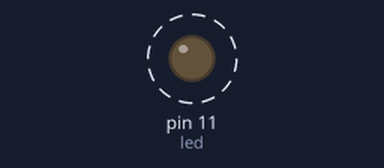
Simulated run of this sketch. Board: Arduino Uno, built with avr-gcc and run on an emulated ATmega328P. On the bench: output pins drawn as LEDs (lit = HIGH). Dashed ring = blinking.

Above: at 0.05 s.
Timing chart, 0 to 3.5 s (numbered marks = the images above):
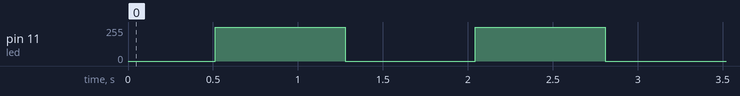

Measured:
- by itself, pin 11 (led): alternates 255/255 for 0.76 s and 0/255 for 0.77 s

The sketch:

Led_02.ino
```cpp
void setup() {
  pinMode(11, OUTPUT); // led
}

void loop() {
  for(int i =0; i <= 255; i++){
    analogWrite(11,i);
    delay(2);
  }
  delay(250);
    for(int i =255; i >=0; i--){
    analogWrite(11,i);
    delay(2);
  }
  delay(250);
}
```
